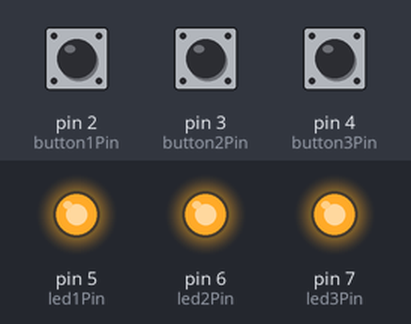
Recording of a sketch running on a simulated Arduino Uno, built with avr-gcc and run on an emulated ATmega328P. Shown: output pins drawn as LEDs (lit = HIGH). The test bench sets the inputs (shaded band); at power-on: pin 2 (button1Pin) HIGH, pin 3 (button2Pin) HIGH, pin 4 (button3Pin) HIGH.

Above: at 1.2 s.
1.3 s: pin 2 (button1Pin) pulled LOW for 0.15 s
At 1.37 s:
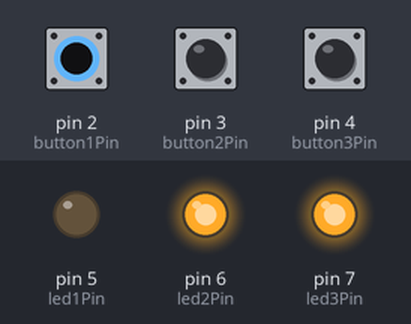
2.9 s: pin 3 (button2Pin) pulled LOW for 0.15 s
At 2.97 s:
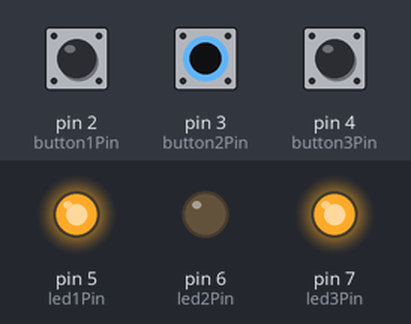
4.5 s: pin 4 (button3Pin) pulled LOW for 0.15 s
At 4.57 s:
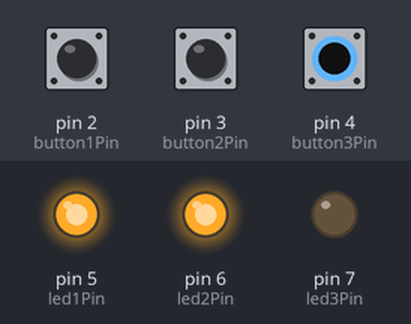
6.1 s: pin 4 (button3Pin) pulled LOW for 3.2 s
At 9.7 s:
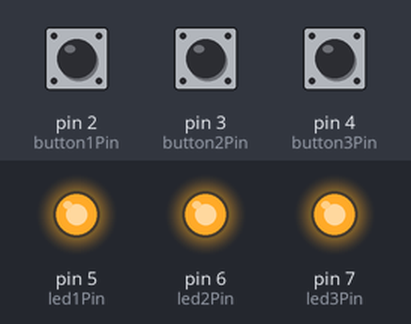
10.8 s: pin 2 (button1Pin) pulled LOW for 3.2 s
At 12.0 s:
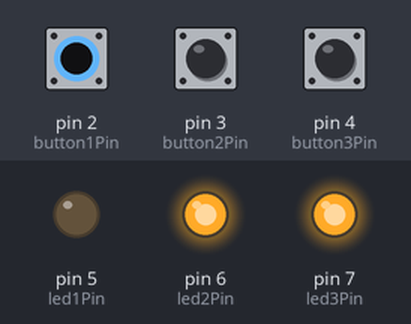
15.5 s: pin 2 (button1Pin) driven LOW and pin 3 (button2Pin) driven LOW
At 16.8 s:
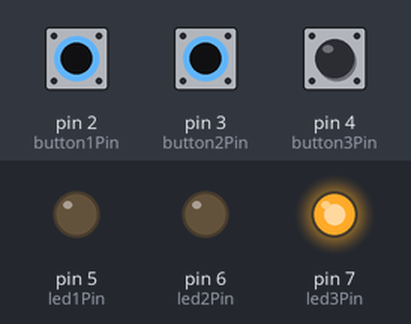
Timing chart, 0 to 18.0 s (numbered marks = the images above; inputs shaded):
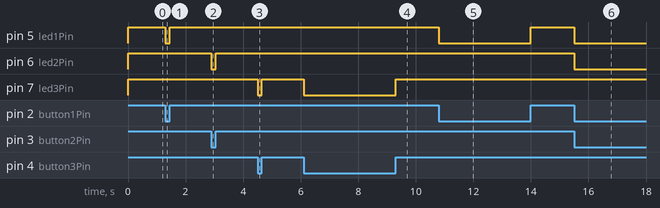

Measured:
- after the input at 1.3 s, pin 5 (led1Pin): HIGH → LOW at once, → HIGH 0.15 s later
- after the input at 2.9 s, pin 6 (led2Pin): HIGH → LOW at once, → HIGH 0.15 s later
- after the input at 4.5 s, pin 7 (led3Pin): HIGH → LOW at once, → HIGH 0.15 s later
- after the input at 6.1 s, pin 7 (led3Pin): HIGH → LOW at once, → HIGH 3.2 s later
- after the input at 10.8 s, pin 5 (led1Pin): HIGH → LOW at once, → HIGH 3.2 s later
- after the input at 15.5 s, pin 5 (led1Pin), pin 6 (led2Pin): HIGH → LOW at once

The sketch:

smooth_trug_migelo1.ino
```cpp
// تعريف الأرجل
const int button1Pin = 2;
const int button2Pin = 3;
const int button3Pin = 4;

const int led1Pin = 5;
const int led2Pin = 6;
const int led3Pin = 7;

void setup() {
  // ضبط مداخل الأزرار مع تفعيل المقاومة الداخلية
  pinMode(button1Pin, INPUT_PULLUP);
  pinMode(button2Pin, INPUT_PULLUP);
  pinMode(button3Pin, INPUT_PULLUP);

  // ضبط مخارج الليدات
  pinMode(led1Pin, OUTPUT);
  pinMode(led2Pin, OUTPUT);
  pinMode(led3Pin, OUTPUT);
}

void loop() {
  // قراءة حالة الأزرار (LOW = مضغوط لأننا نستخدم مقاومة pull-up)
  bool button1State = digitalRead(button1Pin) == LOW;
  bool button2State = digitalRead(button2Pin) == LOW;
  bool button3State = digitalRead(button3Pin) == LOW;

  // تشغيل أو إطفاء الليدات بناءً على حالة الأزرار
  digitalWrite(led1Pin, button1State ? LOW : HIGH);
digitalWrite(led2Pin, button2State ? LOW : HIGH);
digitalWrite(led3Pin, button3State ? LOW : HIGH);

}
```
